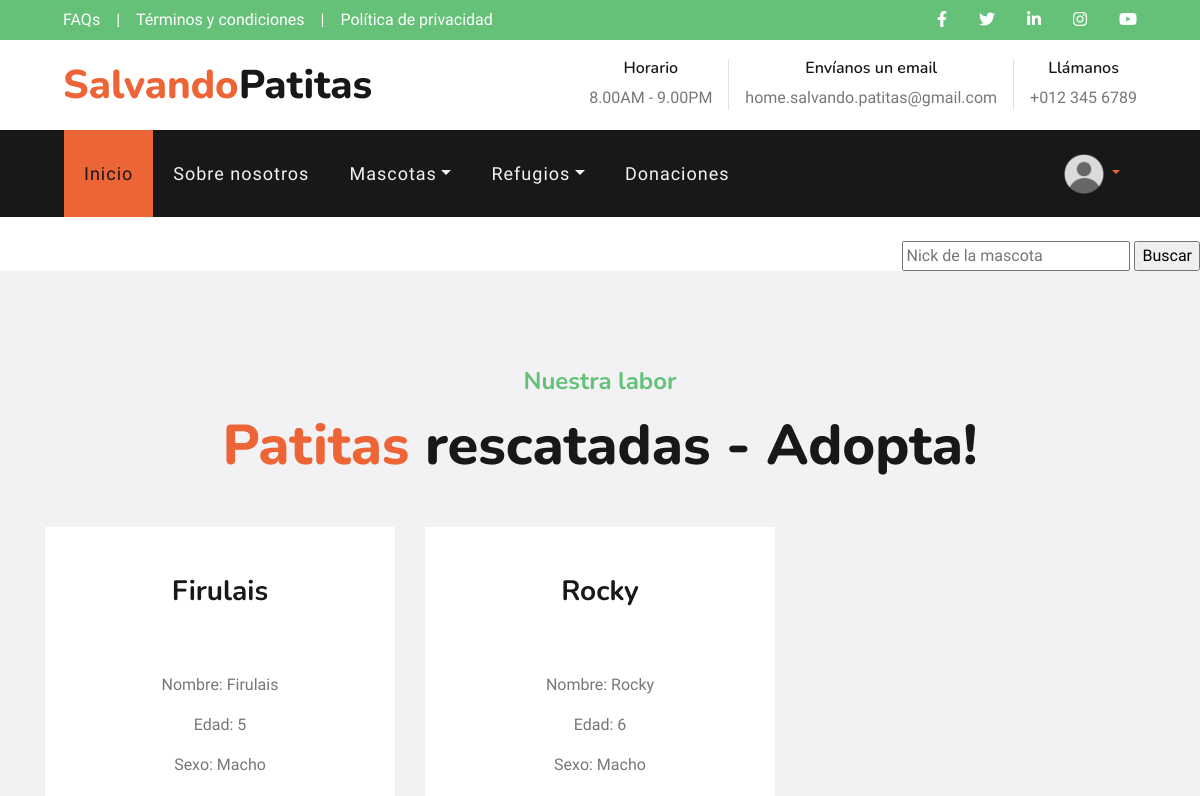
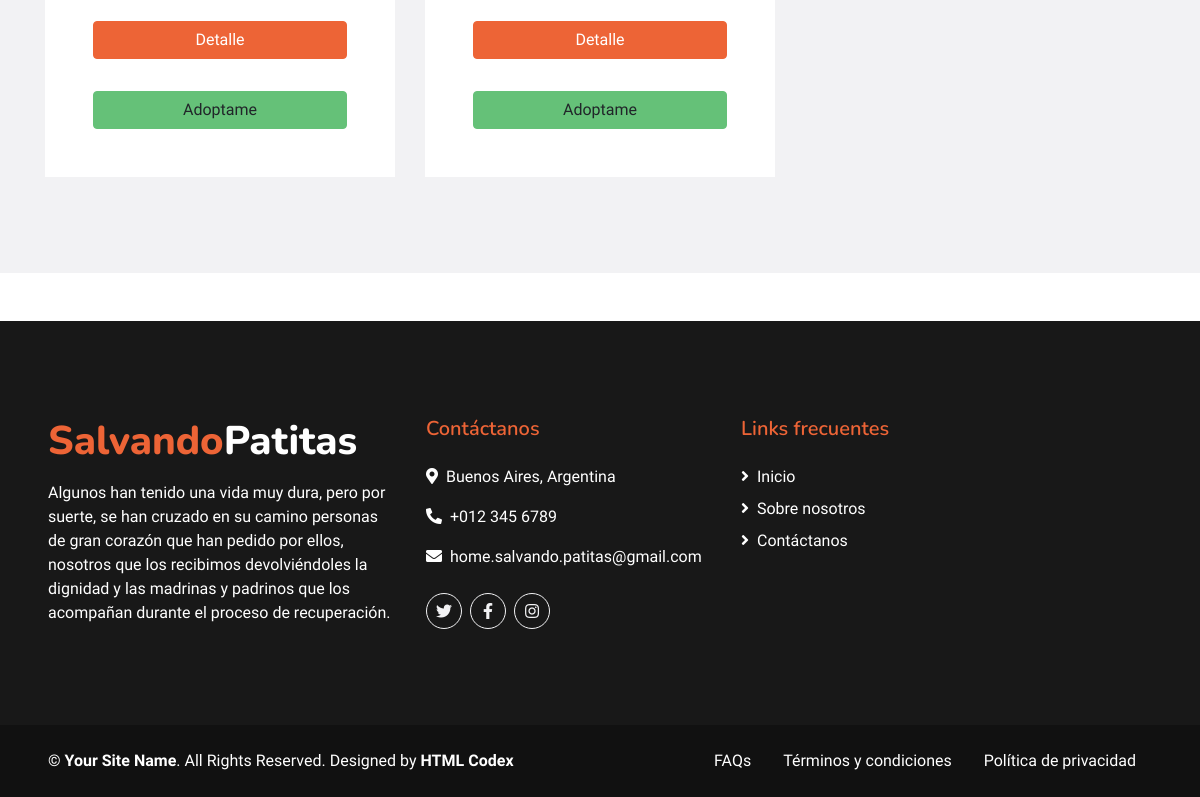
The page /Mascota/lista-mascota/ (signed in) on the database as committed earlier (2 pictures, top to bottom).
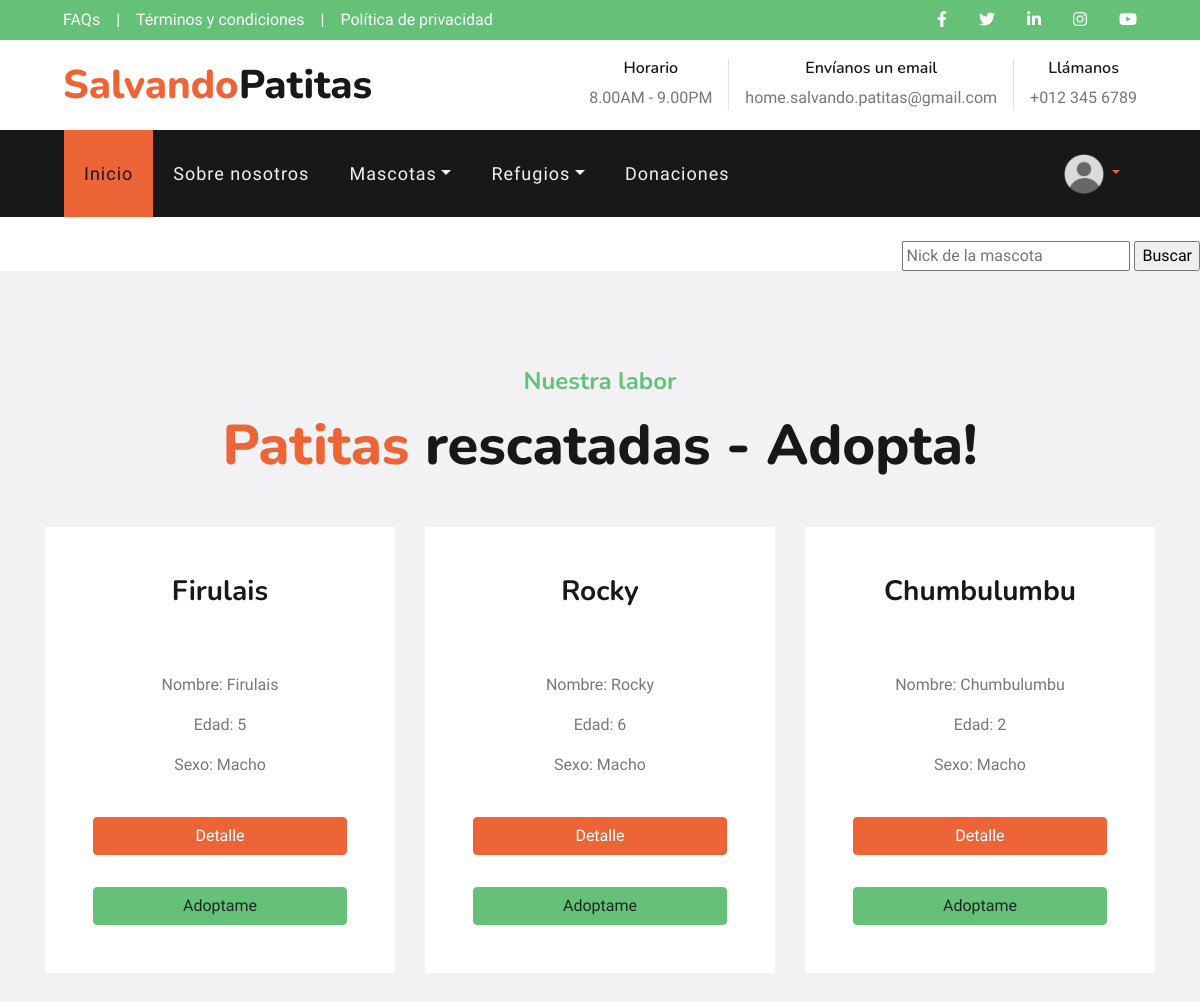
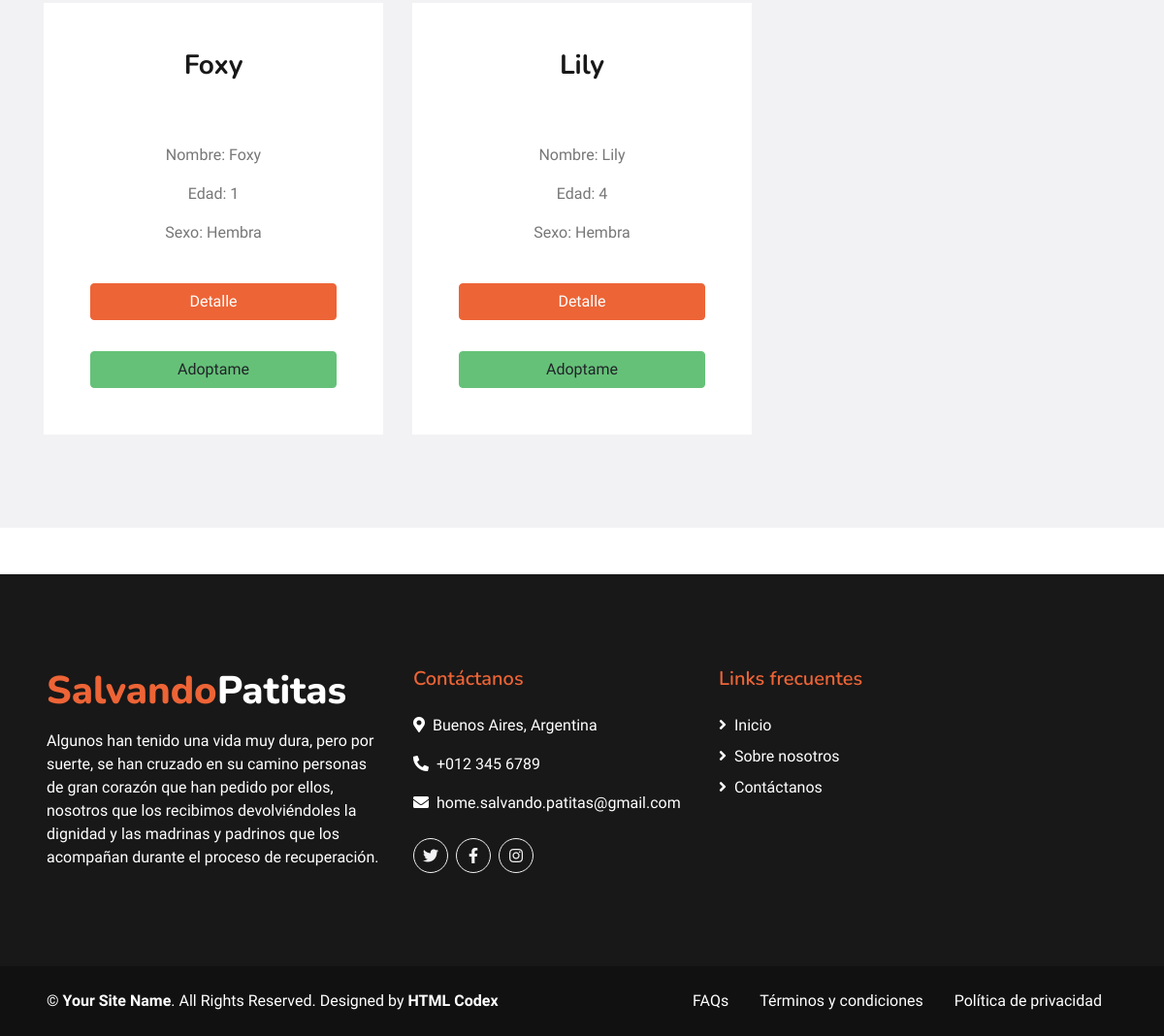
The same page on the database as committed later (2 pictures, top to bottom).
### Apps/Mascota/models.py (models this page shows, shortened)
class Mascota (models.Model):
    nickname = models.CharField(max_length= 50, unique=True)
    especie = models.CharField(max_length= 50, null=True, blank=True)
    raza = models.CharField(max_length= 50, null=True, blank=True)
    sexo = models.CharField (max_length= 20, null=True, blank=True)
    edad_aprox= models.IntegerField(null=True, blank=True)
    ingreso = models.DateField(null=True, blank=True)
    observaciones = models.TextField(max_length=80,null=True, blank=True)
    image = models.ImageField(upload_to='mascota_image/', null=True, blank=True)

### Apps/Mascota/views.py (the view)
# urls.py: path("lista-mascota/", lista_mascota , name="lista-mascota"),
def lista_mascota (request):
    mascotas = Mascota.objects.all() #Trae todos
    return render(request, 'Mascota/lista_mascota.html',{'mascotas':mascotas})

### Templates/Mascota/lista_mascota.html (shortened to what this page needs)
{% extends "padre.html" %}
{% load static %}
{% block contenidoQueCambia%}
<br>
<div>
    <div style="text-align: right";>
        <form action="{% url "buscar-mascota" %}" method="GET"> {% csrf_token %}
            <input aling="right" type ="text" name="nickname" id="nickname" placeholder="Nick de la mascota">
            <input type="submit"  value="Buscar" aling="right">
        </form>
    </div>
</div>
<div class="container-fluid bg-light pt-5">
    <div class="container py-5">
        <div class="d-flex flex-column text-center mb-5">
            <h4 class="text-secondary mb-3">Nuestra labor</h4>
            <h1 class="display-4 m-0"><span class="text-primary">Patitas</span> rescatadas - Adopta!</h1>
        </div>
        <div class="row pb-3">
            {% for mascota in mascotas %}
            <div class="col-md-6 col-lg-4 mb-4">
                <div class="d-flex flex-column text-center bg-white mb-2 p-3 p-sm-5">
                    <h3 class="mb-3">{{mascota.nickname}}</h3><br>
                    <br>
                    <p> Nombre: {{mascota.nickname}}</p>
                    <p> Edad: {{mascota.edad_aprox}}</p>
                    <p> Sexo: {{mascota.sexo}}</p>
                    <br>
                    <a href="{% url "detalle-mascota" mascota.id %}"  class="btn btn-primary">Detalle</a>
                    <br>
                    {% if request.user.is_authenticated %}
                    <a href="{% url "adopcion" %}" class="btn  btn-secondary mt-1 mt-md-2 px-2">Adoptame</a>
                    {% else %}
                    <a href="{% url "requerimiento" %}" class="btn  btn-secondary mt-1 mt-md-2 px-2">Adoptame</a>
                    {% endif%}
                </div>
            </div>
            {% endfor%}
        </div>
    </div>
</div>
{%endblock%}

Rows that differ between the two databases and show on the page:
added Mascota: nickname "Chumbulumbu", edad_aprox "2", sexo "Macho"
added Mascota: nickname "Foxy", edad_aprox "1", sexo "Hembra"
added Mascota: nickname "Lily", edad_aprox "4", sexo "Hembra"
